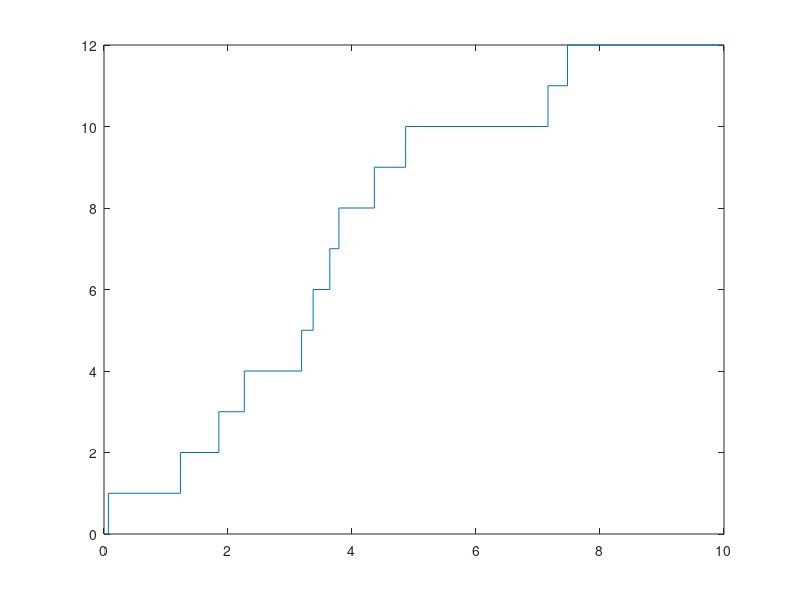
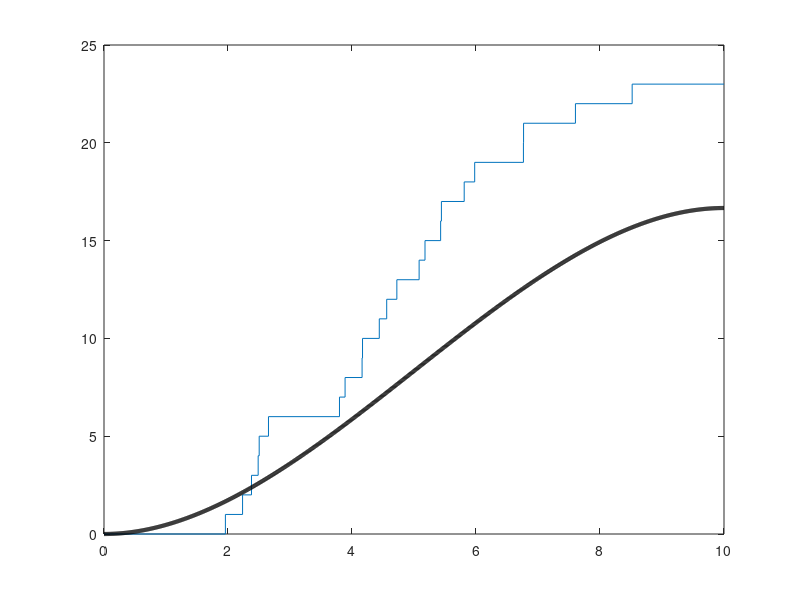
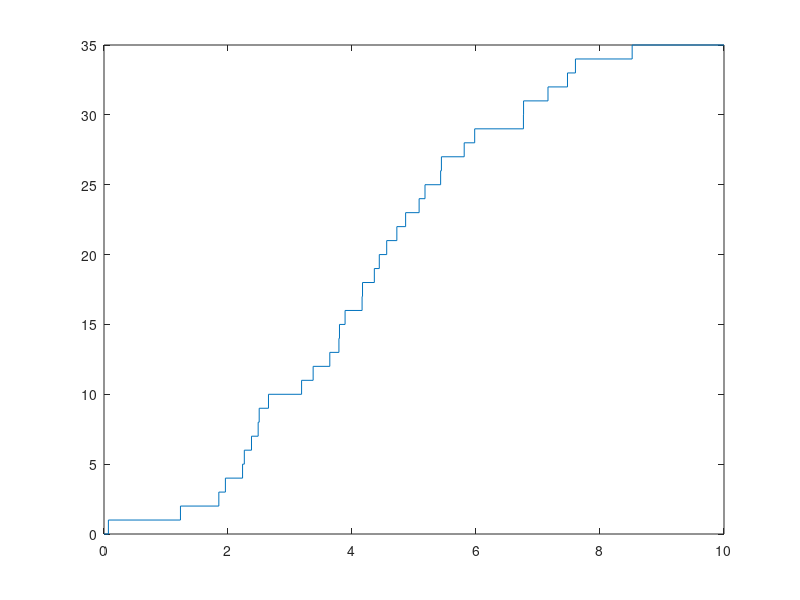

MATLAB code for these plots, in order:
f =@(x) 3+(x.*(10-x)./10);
t = [0:0.001:10];

%plot(f(t))
max(f(t));

h=@(t) 3*t;
%%
clc
clear all
lambda1 =3;
t=0;
I1=0;
T=10;
S1=[];

while 1
    u=rand;
    x= (-1)./(lambda1.*log(u));
    t=t+x;
    if t>T
        break
    end
    I1=I1+1;
    S1(I1)=t;
end
figure(1)
stairs([0 S1 T],[0,1:I1,I1])


lambda2 = @(t) t.*(10-t)./10;
Lambda2 = @(t) t.^2/2-t.^3/30;

lmax = 2.5;
T=10;
t=0;
I2=0;
S2=[];
while 1
    u=rand;
    x=-1/lmax*log(u);
    t=t+x;
    
    if t>T break
    end
    
    u=rand;
    if u<lambda2(t)/lmax
        I2=I2+1;
        S2(I2)=t;
    end
end

figure(2)
stairs([0 S2 T], [0 1: I2 I2 ])
hold on
tgrid=0:0.01:T;
plot(tgrid,Lambda2(tgrid),'k','Linewidth',3)




 S=[S1 S2];
 
 S=sort(S);
 I = I1+I2;
 figure(3)
 
 stairs([0 S T], [0 1: I I])
 
 


